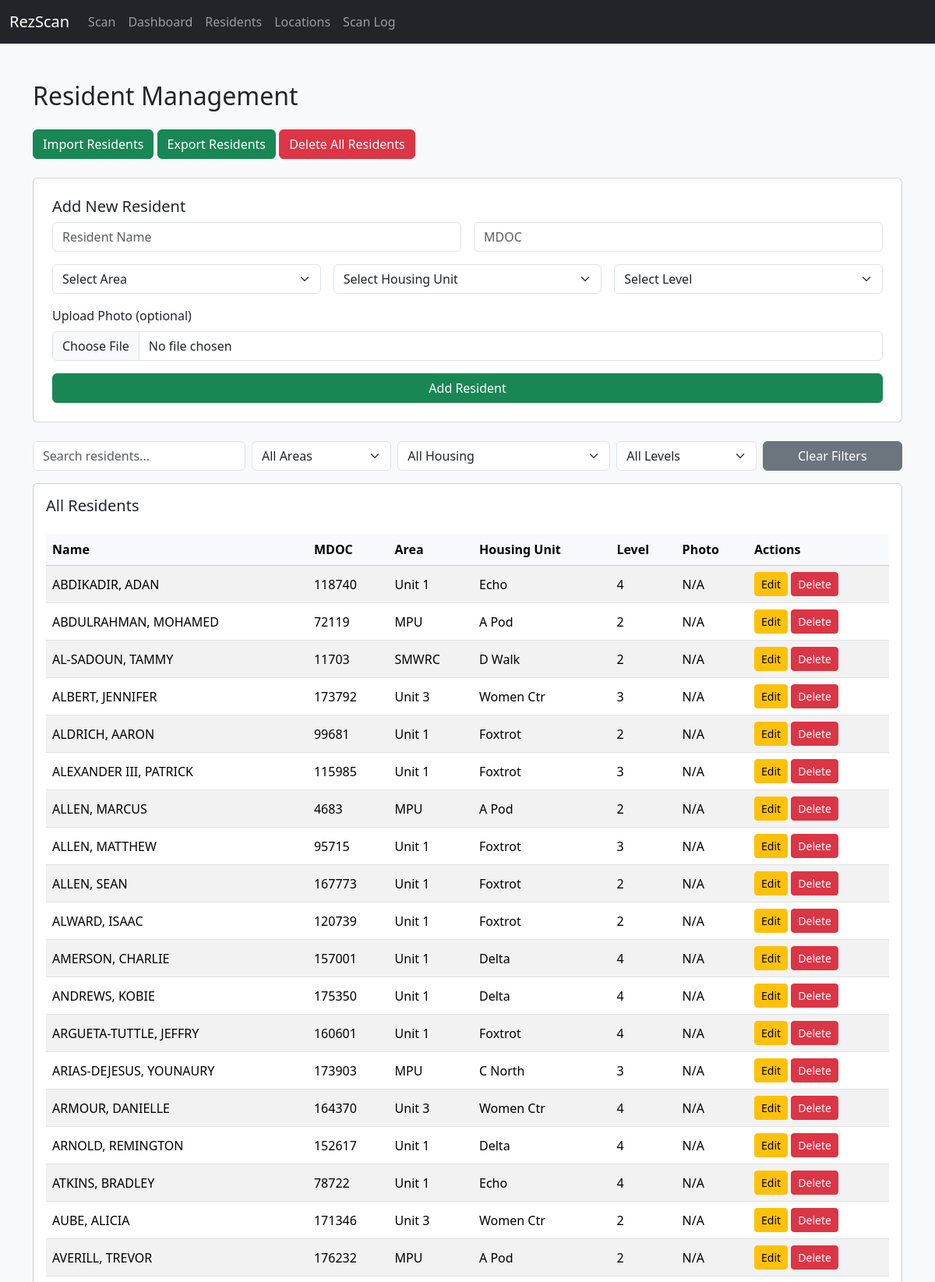
The app's page /admin/residents (upper part) with its own data.
### tables this page shows
CREATE TABLE residents (
                id INTEGER PRIMARY KEY AUTOINCREMENT,
                name TEXT NOT NULL,
                mdoc TEXT UNIQUE NOT NULL,
                unit TEXT,
                housing_unit TEXT,
                level TEXT,
                photo TEXT
            );

### RezScan Flask App.py (the view, shortened to what this page needs)
@app.route('/admin/residents', methods=['GET', 'POST'])
def manage_residents():
    message = None
    unit_options = ["Unit 1", "Unit 2", "Unit 3", "MPU", "SMWRC"]
    housing_options = [
        "Delta", "Echo", "Foxtrot", "Dorm 5", "Dorm 6",
        "Women's Center", "A Pod", "B North", "B South",
        "B Ad North", "B Ad South", "C North", "C South", "C Center", "SMWRC"
    ]
    level_options = ["1", "2", "3", "4"]
    with sqlite3.connect(DB_PATH) as conn:
        c = conn.cursor()
        c.execute("SELECT id, name, mdoc, unit, housing_unit, level, photo FROM residents ORDER BY name")
        residents = c.fetchall()
    return render_template('residents.html', residents=residents, message=message,
                           unit_options=unit_options, housing_options=housing_options, level_options=level_options)

### Templates/residents.html (shortened to what this page needs)
{% extends 'layout.html' %}
{% block content %}
<h2 class="mb-4">Resident Management</h2>
<div class="mb-4">
    <a href="{{ url_for('import_residents') }}" class="btn btn-success">Import Residents</a>
    <a href="{{ url_for('export_residents') }}" class="btn btn-success">Export Residents</a>
    <form action="{{ url_for('delete_all_residents') }}" method="post" class="d-inline" onsubmit="return confirm('Are you sure you want to delete ALL residents?');">
        <button type="submit" class="btn btn-danger">Delete All Residents</button>
    </form>
</div>
<form method="POST" enctype="multipart/form-data" class="card p-4 mb-4">
    <h5 class="card-title">Add New Resident</h5>
    <div class="row g-3">
        <div class="col-md-6">
            <input type="text" name="name" class="form-control" placeholder="Resident Name" required>
        </div>
        <div class="col-md-6">
            <input type="text" name="mdoc" class="form-control" placeholder="MDOC" required>
        </div>
        <div class="col-md-4">
            <select name="area" class="form-select" required>
                <option value="" disabled selected>Select Area</option>
            </select>
        </div>
        <div class="col-md-4">
            <select name="housing_unit" class="form-select" required>
                <option value="" disabled selected>Select Housing Unit</option>
            </select>
        </div>
        <div class="col-md-4">
            <select name="level" class="form-select" required>
                <option value="" disabled selected>Select Level</option>
            </select>
        </div>
        <div class="col-md-12">
            <label for="photo" class="form-label">Upload Photo (optional)</label>
            <input type="file" name="photo" class="form-control">
        </div>
        <div class="col-12 d-grid mt-3">
            <button class="btn btn-success" type="submit">Add Resident</button>
        </div>
    </div>
</form>
<div class="row g-2 mb-3 align-items-end">
    <div class="col-md-3">
        <input type="text" id="searchInput" class="form-control" placeholder="Search residents..." onkeyup="filterTable()" autocomplete="off">
    </div>
    <div class="col-md-2">
        <select id="filterArea" class="form-select" onchange="filterTable()">
            <option value="">All Areas</option>
        </select>
    </div>
    <div class="col-md-3">
        <select id="filterHousing" class="form-select" onchange="filterTable()">
            <option value="">All Housing</option>
        </select>
    </div>
    <div class="col-md-2">
        <select id="filterLevel" class="form-select" onchange="filterTable()">
            <option value="">All Levels</option>
        </select>
    </div>
    <div class="col-md-2">
        <button class="btn btn-secondary w-100" onclick="resetFilters()">Clear Filters</button>
    </div>
</div>
<div class="card p-3">
    <h5 class="card-title">All Residents</h5>
    <div class="table-responsive">
        <table id="residentsTable" class="table table-striped mt-3 align-middle">
            <thead class="table-light">
                <tr>
                    <th>Name</th>
                    <th>MDOC</th>
                    <th>Area</th>
                    <th>Housing Unit</th>
                    <th>Level</th>
                    <th>Photo</th>
                    <th>Actions</th>
                </tr>
            </thead>
            <tbody>
                {% for r in residents %}
                <tr>
                    <td>{{ r[1] }}</td>
                    <td>{{ r[2] }}</td>
                    <td>{{ r[3] }}</td>
                    <td>{{ r[4] }}</td>
                    <td>{{ r[5] }}</td>
                    <td>
                        {% if r[6] %}
                            <img src="{{ url_for('static', filename=r[6].replace('static/', '').replace('\\', '/'))|urlencode }}" alt="Photo" width="60">
                        {% else %}
                            N/A
                        {% endif %}
                    </td>
                    <td>
                        <a href="{{ url_for('edit_resident', mdoc=r[0]) }}" class="btn btn-sm btn-warning">Edit</a>
                        <form action="{{ url_for('delete_resident', mdoc=r[0]) }}" method="POST" class="d-inline" onsubmit="return confirm('Are you sure you want to delete this resident?');">
                            <button type="submit" class="btn btn-sm btn-danger">Delete</button>
                        </form>
                    </td>
                </tr>
                {% endfor %}
            </tbody>
        </table>
    </div>
</div>
{% endblock %}

### records on screen
residents: name "ABDIKADIR, ADAN", mdoc "118740", unit "Unit 1", housing_unit "Echo", level "4", photo "N/A"
residents: name "ABDULRAHMAN, MOHAMED", mdoc "72119", unit "MPU", housing_unit "A Pod", level "2", photo "N/A"
residents: name "AL-SADOUN, TAMMY", mdoc "11703", unit "SMWRC", housing_unit "D Walk", level "2", photo "N/A"
residents: name "ALBERT, JENNIFER", mdoc "173792", unit "Unit 3", housing_unit "Women Ctr", level "3", photo "N/A"
residents: name "ALDRICH, AARON", mdoc "99681", unit "Unit 1", housing_unit "Foxtrot", level "2", photo "N/A"
residents: name "ALEXANDER III, PATRICK", mdoc "115985", unit "Unit 1", housing_unit "Foxtrot", level "3", photo "N/A"
residents: name "ALLEN, MARCUS", mdoc "4683", unit "MPU", housing_unit "A Pod", level "2", photo "N/A"
residents: name "ALLEN, MATTHEW", mdoc "95715", unit "Unit 1", housing_unit "Foxtrot", level "3", photo "N/A"
residents: name "ALLEN, SEAN", mdoc "167773", unit "Unit 1", housing_unit "Foxtrot", level "2", photo "N/A"
residents: name "ALWARD, ISAAC", mdoc "120739", unit "Unit 1", housing_unit "Foxtrot", level "2", photo "N/A"
residents: name "AMERSON, CHARLIE", mdoc "157001", unit "Unit 1", housing_unit "Delta", level "4", photo "N/A"
residents: name "ANDREWS, KOBIE", mdoc "175350", unit "Unit 1", housing_unit "Delta", level "4", photo "N/A"
residents: name "ARGUETA-TUTTLE, JEFFRY", mdoc "160601", unit "Unit 1", housing_unit "Foxtrot", level "4", photo "N/A"
residents: name "ARIAS-DEJESUS, YOUNAURY", mdoc "173903", unit "MPU", housing_unit "C North", level "3", photo "N/A"
residents: name "ARMOUR, DANIELLE", mdoc "164370", unit "Unit 3", housing_unit "Women Ctr", level "4", photo "N/A"
residents: name "ARNOLD, REMINGTON", mdoc "152617", unit "Unit 1", housing_unit "Delta", level "4", photo "N/A"
residents: name "ATKINS, BRADLEY", mdoc "78722", unit "Unit 1", housing_unit "Echo", level "4", photo "N/A"
residents: name "AUBE, ALICIA", mdoc "171346", unit "Unit 3", housing_unit "Women Ctr", level "2", photo "N/A"
residents: name "AVERILL, TREVOR", mdoc "176232", unit "MPU", housing_unit "A Pod", level "2", photo "N/A"
